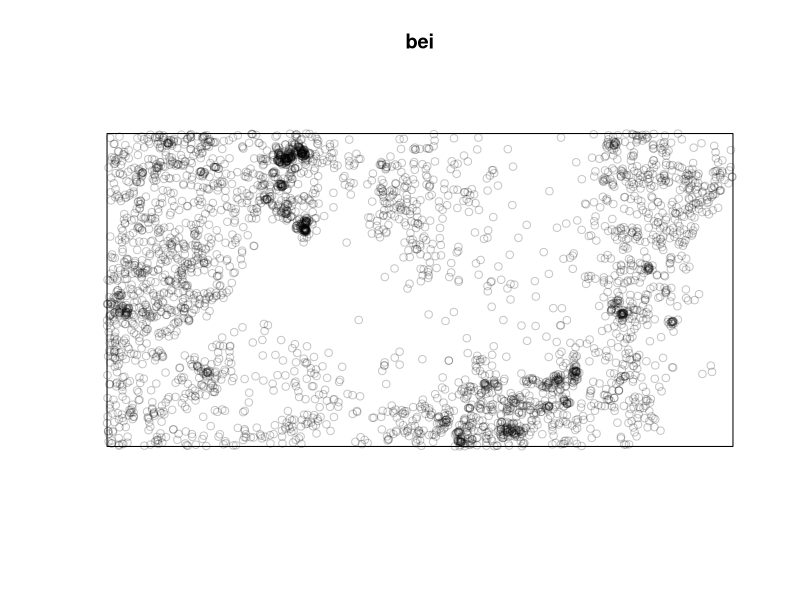

R code for this plot: (Note: this script raises an error after producing the figure.)
# code for estimating population density

#install package
install.packages("spatstat")

library(spatstat)

bei

plot(bei)

plot(bei, pch=15, cex-5)

bei.extra

plot(bei.extra)

plot(bei.extra$elev)

plot(bei.extra[[1]])

el<- bei.extra[[1]]

#to look up to see if there is a command within a function
?density

#passing from points (vectors) to a map (raster)

beidens <- density(bei)

#to add points back to the density map, note, if you use plot(bei), will override the density map. therefore, you need to use the points function to add a layer
plot(beidens)
points(bei)
